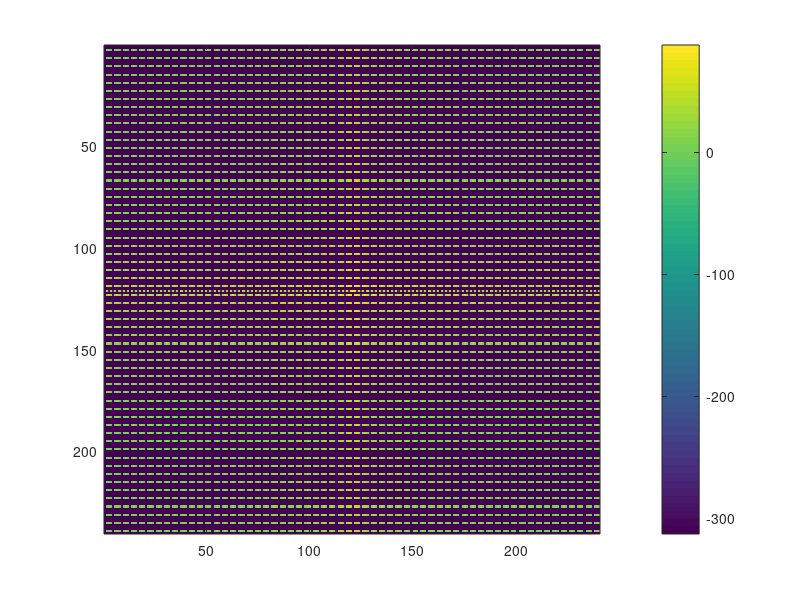
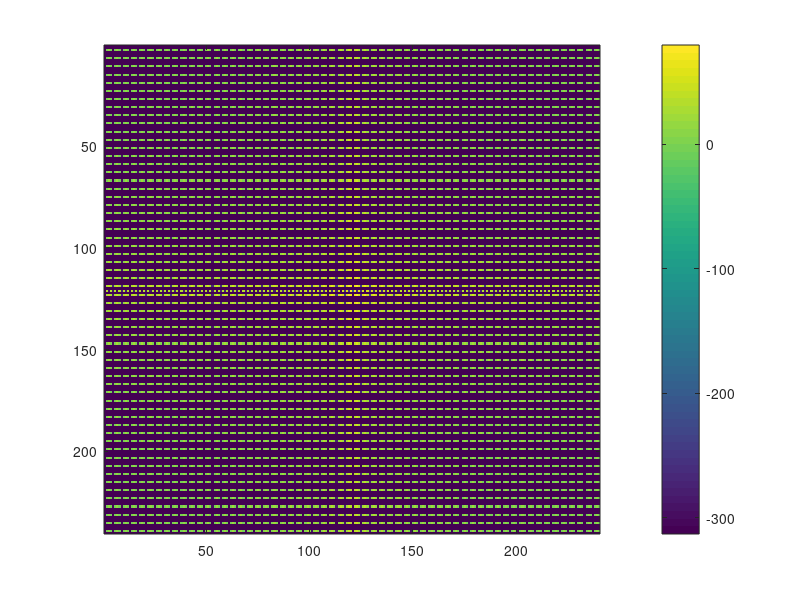
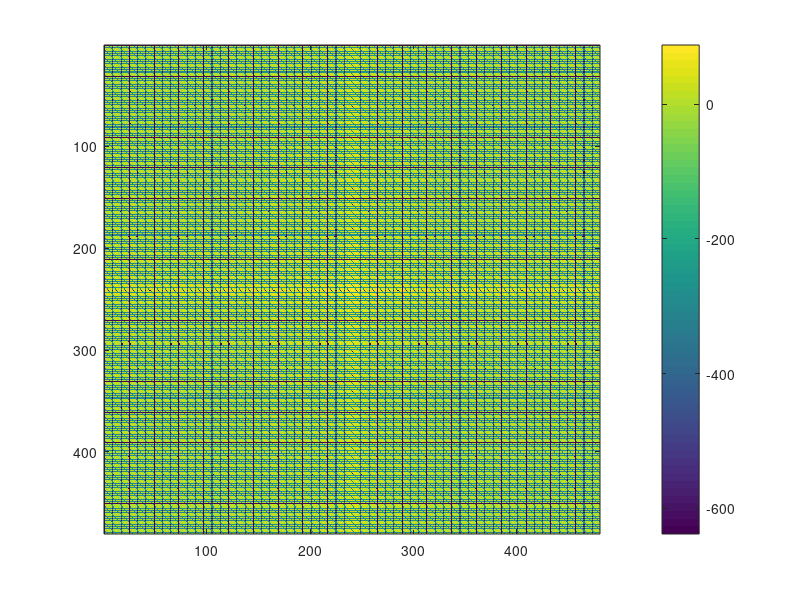
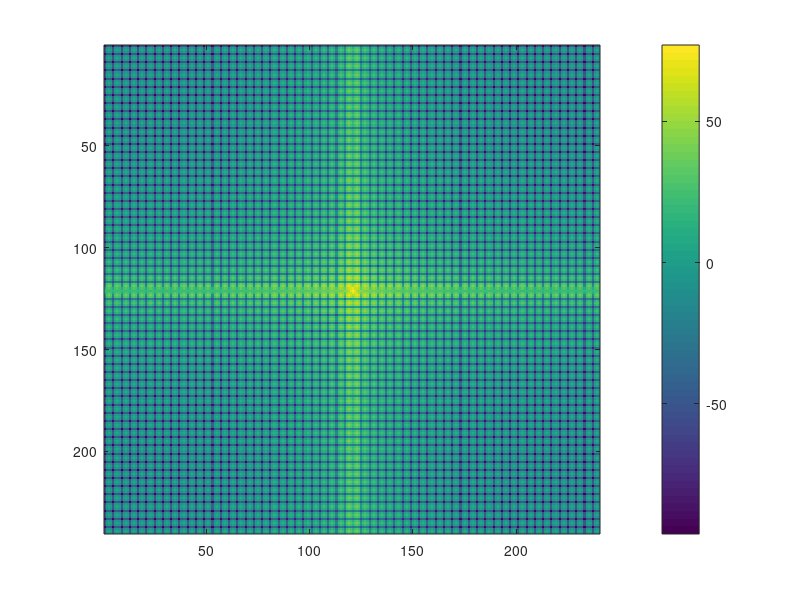

Reproduce these figures in MATLAB, in order.
clc
close all
clear all
I=checkerboard(60,2,2);
%I=imread('cameraman.tif'); I=(double(I))./256;
h=fft2(I); %h=h./151.8125;
hi=fftshift(h);
Im=I-mean(mean(I));
hm=fft2(Im);
hm=fftshift(hm);
N=length(I);
ulala=zeros(N,N);
I2=[I ulala; ulala ulala];
h2=fft2(I2); %h2=h2./151.8125;
hi2=fftshift(h2);
figure(1)
imagesc(20*log10(abs(hi)))
axis tight, box on, colorbar
figure(2)
imagesc(20*log10(abs(hm)))
axis tight, box on, colorbar
figure(3)
imagesc(20*log10(abs(hi2)))
%imagesc(abs(hi2))
axis tight, box on, colorbar
Nh=8;
I3=I.*(hamming(N)*hamming(N)');
jsdhf=fft2(I3);
fjasd=fftshift(jsdhf);
figure(4)
imagesc(20*log10(abs(fjasd)))
axis tight, box on, colorbar
